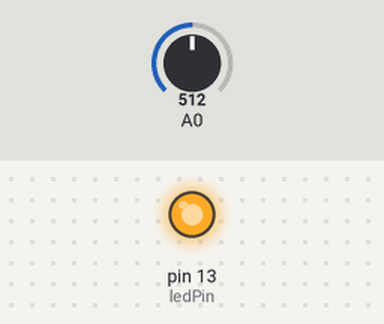
Simulated run of this sketch. Board: Arduino Uno, built with avr-gcc and run on an emulated ATmega328P. Shown: output pins drawn as LEDs (lit = HIGH). The inputs (shaded band) are chosen by the test bench; at power-on: A0 = 512. What the sketch prints to the serial monitor is not drawn.

Above: at 0.1 s.
At 5.1 s:
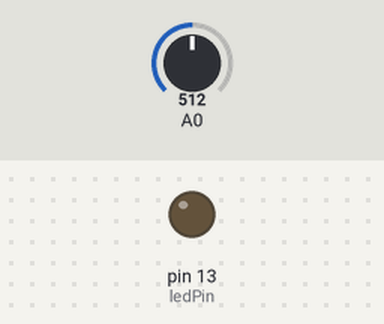
Timing chart, 0 to 6.6 s (numbered marks = the images above):
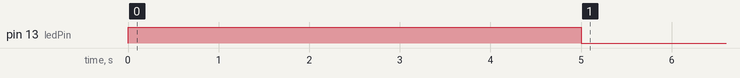

The sketch:

RotationController.ino
```cpp
//Light Theremin
int sensorValue;
int finalValue;
int sensorLow = 1023;
int sensorHigh = 0;
const int ledPin = 13;

void setup() {

 Serial.begin(9600);
 pinMode(ledPin, OUTPUT);
 digitalWrite(ledPin, HIGH);

 while (millis() < 5000){
   sensorValue = analogRead(A0);
   if (sensorValue > sensorHigh){
     sensorHigh = sensorValue;
   }
   if (sensorValue < sensorLow){
     sensorLow = sensorValue;
   }
 }
 Serial.println("ready");

 digitalWrite(ledPin, LOW);
}

void loop() {
 sensorValue = analogRead(A0);
 delay(10);
 finalValue = map(sensorValue, sensorLow, sensorHigh,  0, 1023);
 Serial.println(finalValue);
}
```
